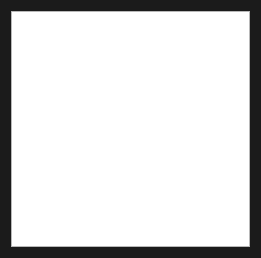
<?xml version="1.0" encoding="UTF-8"?>
<ui version="4.0">
 <class>DialogDessertList</class>
 <widget class="QDialog" name="DialogDessertList">
  <property name="geometry">
   <rect>
    <x>0</x>
    <y>0</y>
    <width>261</width>
    <height>258</height>
   </rect>
  </property>
  <property name="windowTitle">
   <string>Dialog</string>
  </property>
  <property name="styleSheet">
   <string notr="true">QDialog {
	background-color: rgb(27, 27, 27);
}</string>
  </property>
  <layout class="QHBoxLayout" name="horizontalLayout">
   <item>
    <widget class="QListWidget" name="listWidget"/>
   </item>
  </layout>
 </widget>
 <resources/>
 <connections/>
</ui>
